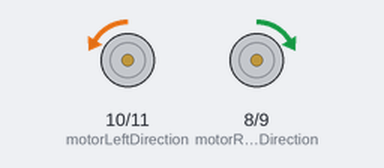
A sketch run on a simulated Arduino Uno, built with avr-gcc and run on an emulated ATmega328P. On the bench: direction and speed pins drawn as motors (green arrow = direction pin HIGH = forward, orange = LOW = backward, longer = more drive).

Above: at 2.5 s.
At 7.5 s:
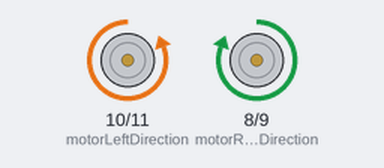
At 17.5 s:
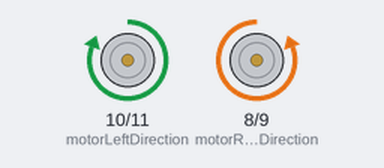
Timing chart, 0 to 26.0 s (numbered marks = the images above):
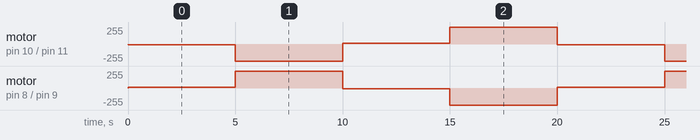

The sketch:

test_FIT0441.ino
```cpp
int motorRightDirection = 8;
int motorRightPwm = 9;
int motorLeftDirection = 10;
int motorLeftPwm = 11;

bool direction = LOW;

void setup() {
  // put your setup code here, to run once:
  pinMode(motorLeftDirection, OUTPUT);
  pinMode(motorLeftPwm, OUTPUT);
  pinMode(motorRightDirection, OUTPUT);
  pinMode(motorRightPwm, OUTPUT);
  motorStop();
}

void loop() {
  // put your main code here, to run repeatedly:
  motorForward();
  delay(5000);
  motorStop();
  delay(5000);
  motorBackward();
  delay(5000);
  motorStop();
  delay(5000);
}

void motorForward() {
  digitalWrite(motorLeftDirection, LOW);
  analogWrite(motorLeftPwm, 10);
  digitalWrite(motorRightDirection, HIGH);
  analogWrite(motorRightPwm, 10);
}

void motorBackward() {
  digitalWrite(motorLeftDirection, HIGH);
  analogWrite(motorLeftPwm, 10);
  // the right motor is not switching directions
  digitalWrite(motorRightDirection, LOW);
  analogWrite(motorRightPwm, 10);
}

void motorStop() {
  analogWrite(motorLeftPwm, 255);
  analogWrite(motorRightPwm, 255);
}

// int i = 0;
// unsigned long time = 0;
// bool flag = HIGH;

// void setup() {
//   // put your setup code here, to run once:
//   Serial.begin(9600);
//   pinMode(10, OUTPUT); //direction control PIN 10 with direction wire
//   pinMode(11, OUTPUT); //PWM PIN 11  with PWM wire
// }

// void loop() {
//   // put your main code here, to run repeatedly:
//   if (millis() - time > 5000)  {
//     flag = !flag;
//     digitalWrite(10, flag);
//     time = millis();
//   }
//   if (Serial.available())  {
//     analogWrite(11, Serial.parseInt());  //input speed (must be int)
//     delay(200);
//   }
//   for(int j = 0;j<8;j++)  {
//     i += pulseIn(9, HIGH, 500000); //SIGNAL OUTPUT PIN 9 with  white line,cycle = 2*i,1s = 1000000us，Signal cycle pulse number：27*2
//   }
//   i = i >> 3;
//   Serial.print(111111 / i); //speed   r/min  (60*1000000/(45*6*2*i))
//   Serial.println("  r/min");
//   i = 0;
// }
```

Measured:
- by itself, motor on pin 10 (motorLeftDirection) / pin 11 (motorLeftPwm): repeats every 20.0 s: backward 255/255 5.0 s, forward 10/255 5.0 s, forward 255/255 5.0 s, backward 10/255 5.0 s
- by itself, motor on pin 8 (motorRightDirection) / pin 9 (motorRightPwm): repeats every 20.0 s: forward 255/255 5.0 s, backward 10/255 5.0 s, backward 255/255 5.0 s, forward 10/255 5.0 s
